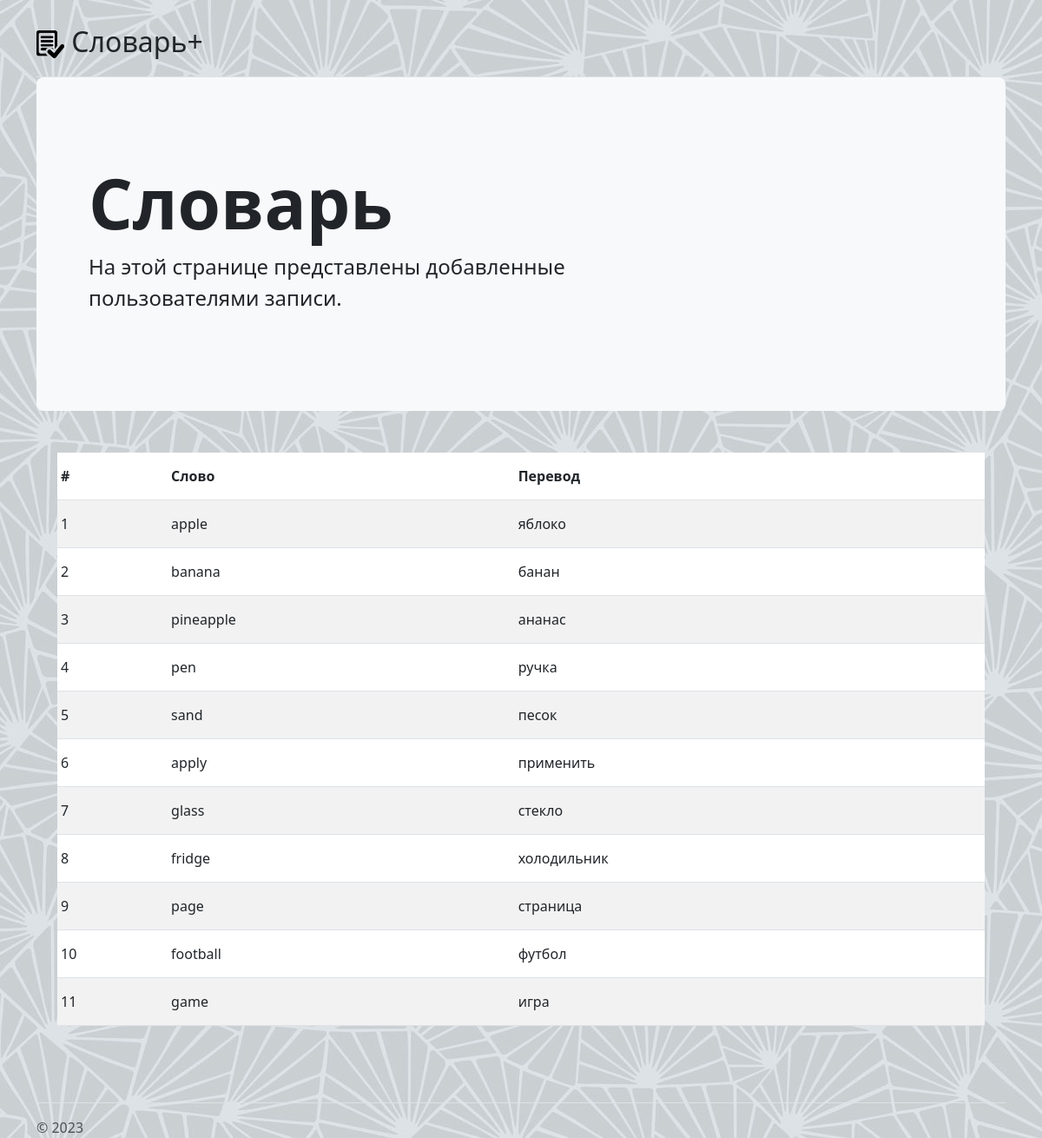
The page /words-list on the database as committed earlier.
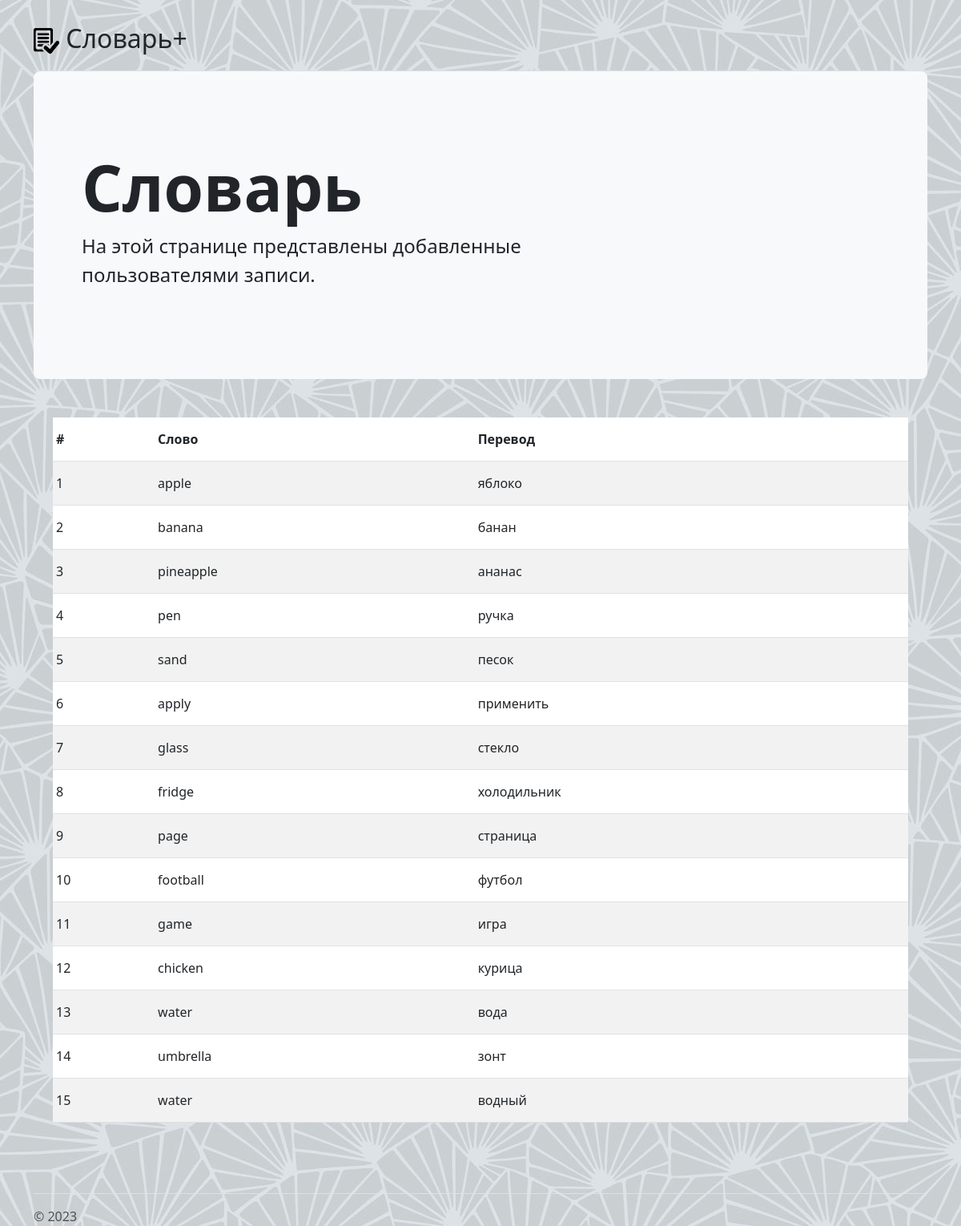
The same page on the database as committed later.
### dbconnect/models.py (models this page shows)
class Dictionary(models.Model):
    word_id = models.AutoField(primary_key=True)
    word = models.TextField()
    translation = models.TextField()
    added_date = models.TextField()
    added_email = models.TextField()
    class Meta:
        managed = False
        db_table = 'dictionary'

### dictionary/views.py (the view)
# urls.py: path('words-list', views.words_list),
def words_list(request):
    words = utils.get_words_for_table()
    return render(request, "show_word_list_page.html",
                  context={"words": words})

### dictionary/utils.py (called while the page is built)
def get_words_for_table():
    entries = []
    for i, item in enumerate(Dictionary.objects.all()):
        entries.append([i + 1, item.word, item.translation])
    return entries

### templates/show_word_list_page.html
{% extends "base_page.html" %}
{% block page-title %}
Словарь
{% endblock %}
{% block page-lead %}
На этой странице представлены добавленные пользователями записи.
{% endblock %}
{% block content %}
<div class="container px-4 py-5" id="terms-table">
    <div class="table-responsive">
        <table class="table table-striped table-sm" bgcolor="white">
            <thead>
                <tr>
                    <th scope="col" class="py-3">#</th>
                    <th scope="col" class="py-3">Слово</th>
                    <th scope="col" class="py-3">Перевод</th>
                </tr>
            </thead>
            <tbody>
                {% for cnt, word, translation in words %}
                <tr>
                    <td class="py-3">{{ cnt }}</td>
                    <td class="py-3">{{ word }}</td>
                    <td class="py-3">{{ translation }}</td>
                </tr>
                {% endfor %}
            </tbody>
        </table>
    </div>
</div>
{% endblock %}

### templates/base_page.html (shortened to what this page needs)
﻿<!DOCTYPE html>
<html lang="ru">
<head>
    {% load static %}
    <link href="{% static 'bootstrap.min.css' %}" rel="stylesheet">
</head>
<body style="background-image: url({% static 'background_1.jpg' %})">
<main>
    <div class="container">
        <header class="border-bottom">
            <a href="/" class="d-flex align-items-center mb-3 mb-md-0 me-md-auto text-dark text-decoration-none">
                <div class="fs-2 mb-3">
                    <img src="{% static 'c_plus_icon_1.png' %}" alt="Словарь" width="32" height="32"/>
                    <span>Словарь+</span>
                </div>
            </a>
        </header>
        <div class="p-5 mb-8 bg-light rounded-3" id="title-box">
            <div class="container-fluid py-5">
                <h1 class="display-1 fw-bold">{% block page-title %}{% endblock %}</h1>
                <p class="col-md-8 fs-4">{% block page-lead %}{% endblock %}</p>
            </div>
        </div>
        {% block content %}{% endblock %}
        <footer class="footer pt-3 mt-4 text-muted border-top">© 2023</footer>
    </div>
</main>
</body>
</html>

Rows that differ between the two databases and show on the page:
added Dictionary: words "chicken"
added Dictionary: words "water"
added Dictionary: words "umbrella"
added Dictionary: words "water"
Other text that changed with them:
new list line: "12"
new list line: "13"
new list line: "14"
new list line: "15"
